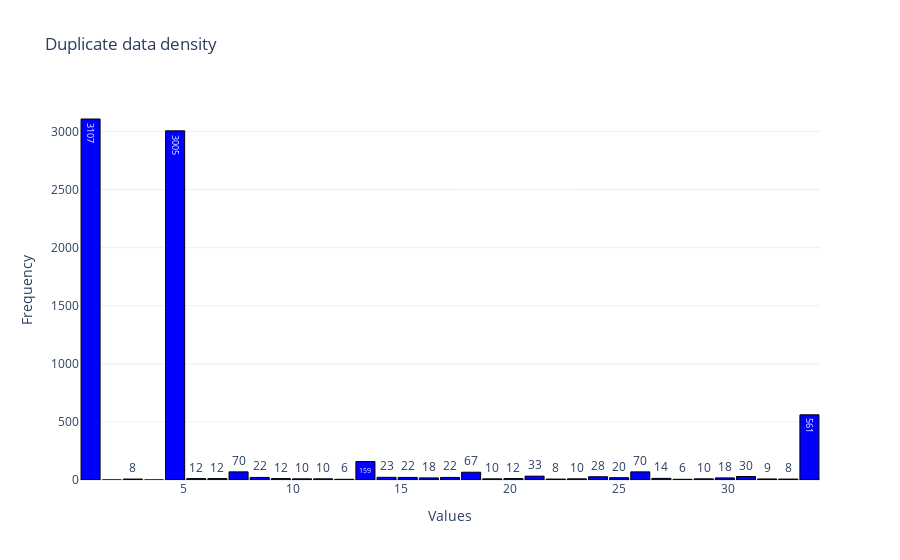

The notebook cell saved with this chart:
### Code cell
plots.plot_histogram(duplicates, 
                        value_column='Duplicated Value', 
                        weight_column='Frequency',
                        title="Duplicate data density", 
                        num_bins=35
                    )

### Figure 1 — Plotly figure (JSON) as saved in the notebook; plotly's stock layout.template omitted (floating-point values rounded to 4 significant figures)
{"data": [{"marker": {"color": "blue", "line": {"color": "black", "width": 1}}, "text": [3107, 0, 8, 0, 3005, 12, 12, 70, 22, 12, 10, 10, 6, 159, 23, 22, 18, 22, 67, 10, 12, 33, 8, 10, 28, 20, 70, 14, 6, 10, 18, 30, 9, 8, 561], "textposition": "auto", "type": "bar", "x": [0.7052, 1.678, 2.65, 3.622, 4.595, 5.567, 6.539, 7.512, 8.484, 9.457, 10.43, 11.4, 12.37, 13.35, 14.32, 15.29, 16.26, 17.24, 18.21, 19.18, 20.15, 21.12, 22.1, 23.07, 24.04, 25.01, 25.99, 26.96, 27.93, 28.9, 29.88, 30.85, 31.82, 32.79, 33.77], "y": [3107, 0, 8, 0, 3005, 12, 12, 70, 22, 12, 10, 10, 6, 159, 23, 22, 18, 22, 67, 10, 12, 33, 8, 10, 28, 20, 70, 14, 6, 10, 18, 30, 9, 8, 561]}], "layout": {"bargap": 0.1, "title": {"text": "Duplicate data density"}, "xaxis": {"title": {"text": "Values"}}, "yaxis": {"title": {"text": "Frequency"}}}}
